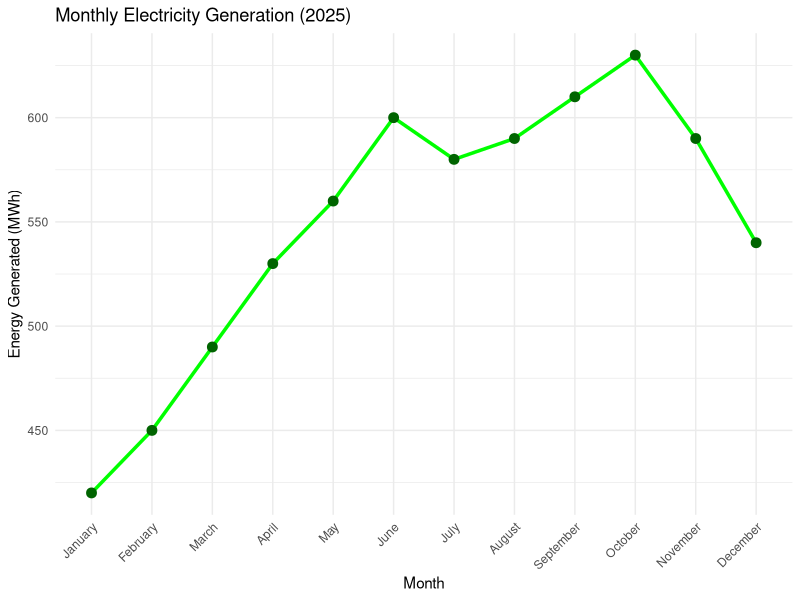

Recreate this plot in R.
library(ggplot2)

q5_data <- data.frame(
  Month = c("January", "February", "March", "April", "May", "June", 
            "July", "August", "September", "October", "November", "December"),
  Energy = c(420, 450, 490, 530, 560, 600, 580, 590, 610, 630, 590, 540)
)

q5_data$Month <- factor(q5_data$Month, levels = q5_data$Month)

ggplot(q5_data, aes(x = Month, y = Energy, group = 1)) +
  geom_line(color = "green", size = 1.2) +
  geom_point(color = "darkgreen", size = 3) +
  theme_minimal() +
  labs(title = "Monthly Electricity Generation (2025)",
       x = "Month",
       y = "Energy Generated (MWh)") +
  theme(axis.text.x = element_text(angle = 45, hjust = 1)) 
